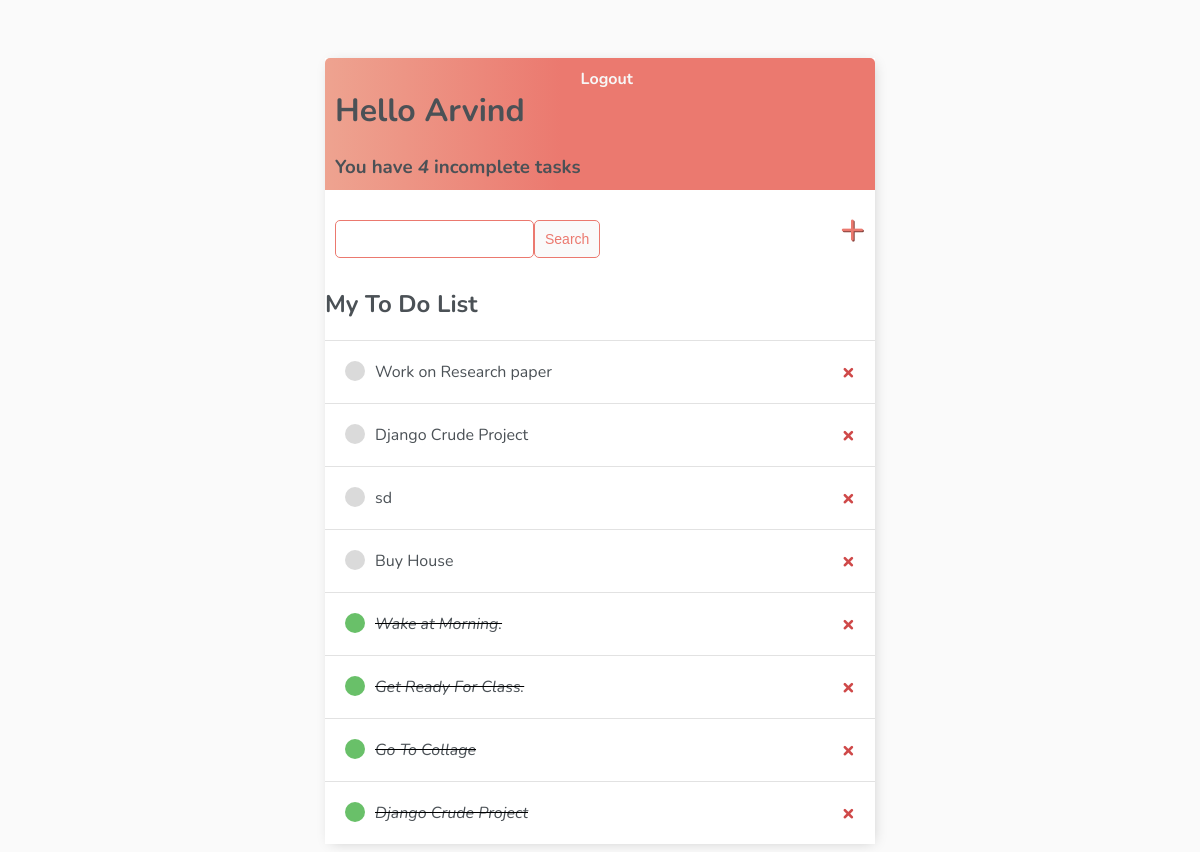
Screenshot of / (signed in) with the database file from the repository.
### base/models.py (models this page shows)
class Task(models.Model):
    user = models.ForeignKey(User, on_delete=models.CASCADE, null=True, blank=True)
    title = models.CharField(max_length=200)
    description = models.TextField(null=True, blank=True)
    complete = models.BooleanField(default=True)
    created = models.DateTimeField(auto_now_add=True)
    def __str__(self):
        return self.title
    class Meta:
        ordering = ['complete']

### base/views.py (the view)
# urls.py: path('', TaskList.as_view(), name = 'tasks' ),
class TaskList(LoginRequiredMixin, ListView ):
    model = Task
    context_object_name = 'tasks'
    def get_context_data(self, **kwargs):
        context = super().get_context_data(**kwargs)
        context['tasks'] = context['tasks'].filter(user=self.request.user)
        context['count'] = context['tasks'].filter(complete=False).count
        search_input  = self.request.GET.get('search-area') or ''
        if search_input:
            context['tasks'] = context['tasks'].filter(
                title__startswith = search_input)
        context['search_input'] = search_input
        return context

### base/templates/base/task_list.html
{% extends 'base/main.html' %}
{% block content %}
<div class="header-bar">
    <div>
        <h1> Hello {{request.user|title}}</h1>
        <h3 style= "margin:0">You have <i>{{count}}</i> incomplete task{{ count|pluralize:"s" }}</h3>
    </div>
    {% if request.user.is_authenticated %}
    <a href="{% url 'logout' %}"><b> Logout </b></a>
    {% else %}
    <a href="{% url 'login' %}  "><b> Login </b></a>
    {% endif %}
</div>
<div id="search-add-wrapper">
    <form method = "GET" style="margin-top: 20px; display: flex">
        <input type= "text" name="search-area" value="{{search_input}}">
        <input class= "button" type = "submit" value="Search">
    </form>
    <a id= "add-link" href = "{% url 'task-create' %}"> &#x2b; </a>
</div>
<h2> My To Do List  </h2>
<div class="task-items-wrapper">
    {% for task in tasks %}
        <div class="task-wrapper">
            {% if task.complete %}
                <div class="task-title">
                    <div class="task-complete-icon"></div>
                        <i><s><a href ="{% url 'task-update' task.id %}">{{task}}</a></s></i>
                </div>
                <a class="delete-link" href ="{% url 'task-delete' task.id %}">  &#215   </a>
            {% else %}
                <div class="task-title">
                    <div class="task-incomplete-icon"></div>
                        <a href ="{% url 'task-delete' task.id %}">{{task}}</a>
                </div>
            <a class="delete-link" href ="{% url 'task-delete' task.id %}">  &#215   </a>
            {% endif %}
        </div>
    {% empty %}
    <h3> No items in list. </h3>
    {% endfor %}
</div>
{% endblock content %}

### base/templates/base/main.html (shortened to what this page needs)
<!DOCTYPE html>
<html lang="en">
<head>
</head>
<body>
    <div class= "container">
        {% block content %}
        {% endblock content %}
    </div>
</body>
</html>

### base/templates/base/main.html (style rules this page uses)
body { background-color: #fafafa; font-family: 'Nunito', sans-serif; padding-top: 50px; }
h1, h2, h3, h4, h5, h6, a, p { color: #4b5156 }
.container { max-width: 550px; margin: auto; background-color: #fff; -webkit-box-shadow: 2px 2px 13ps -4px rgba(0, 0, 0, 0.21); box-shadow: 2px 2px 13px -4px rgba(0, 0, 0, 0.21); }
.header-bar { display:flex; margin:auto; background-color:#fff; padding:10px; border-radius:5px 5px 0 0; background: linear-gradient(90deg, #EEA390 0%, #EB796F 43%, #EB796F 100%); }
.header-bar a { color: rgb(247, 247, 247); text-decoration: none; }
.task-wrapper { display: flex; align-items: center; justify-content: space-between; padding: 20px; background-color: #fff; border-top: 1px solid rgb(226, 226, 226); }
.task-title { display: flex; }
.task-title a { text-decoration: none; color: #4b5156; margin-left: 10px; }
.task-complete-icon { height: 20px; width: 20px; background-color: rgb(105, 192, 105); border-radius: 50%; }
.task-incomplete-icon { height: 20px; width: 20px; background-color: rgb(218, 218, 218); border-radius: 50%; }
.delete-link { text-decoration: none; font-weight: 900; color:#cf4949; font-size: 22px; line-height: 0; }
#search-add-wrapper { display: flex; justify-content:space-between; align-items:center; padding: 10px; }
#add-link { color: #EB796F; text-decoration: none; font-size: 42px; text-shadow: 1px 1px #81413b; }
input[type=text], input[type= password], textarea { border: 1px solid #EB796F; border-radius: 5px; padding: 10px; width: 90%; }
.button { border: 1px solid #EB796F; background-color: #fafafa; color: #EB796F; padding: 10px; font-size: 14px; border-radius: 5px; cursor: pointer; text-decoration: none; }

### rows the page displays
Task: title "Work on Research paper"
Task: title "Django Crude Project"
Task: title "sd"
Task: title "Buy House"
Task: title "Wake at Morning."
Task: title "Get Ready For Class."
Task: title "Go To Collage"
Task: title "Django Crude Project"

### other values shown
{{ request.user|title }} "Arvind"
{{ count }} "4"
